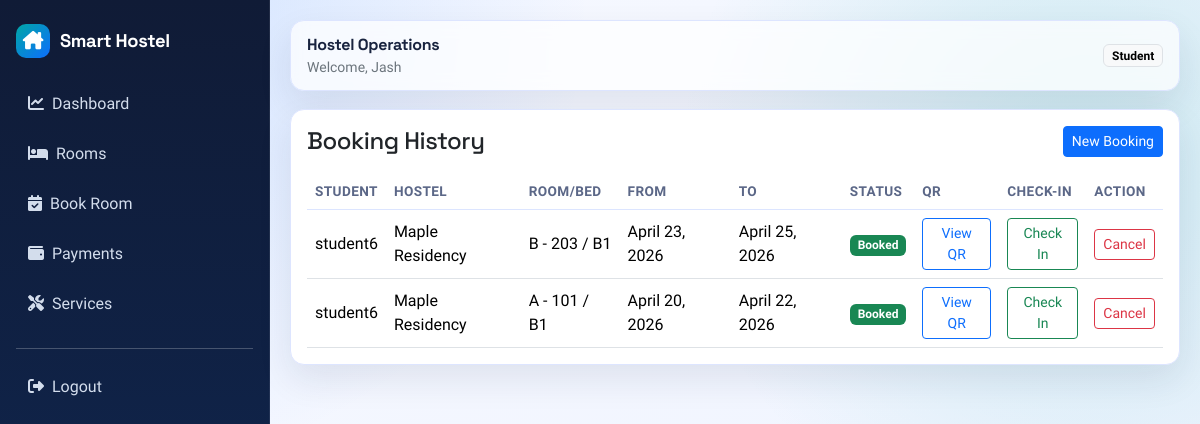
/bookings/history (signed in), run on an earlier commit of the app's database.
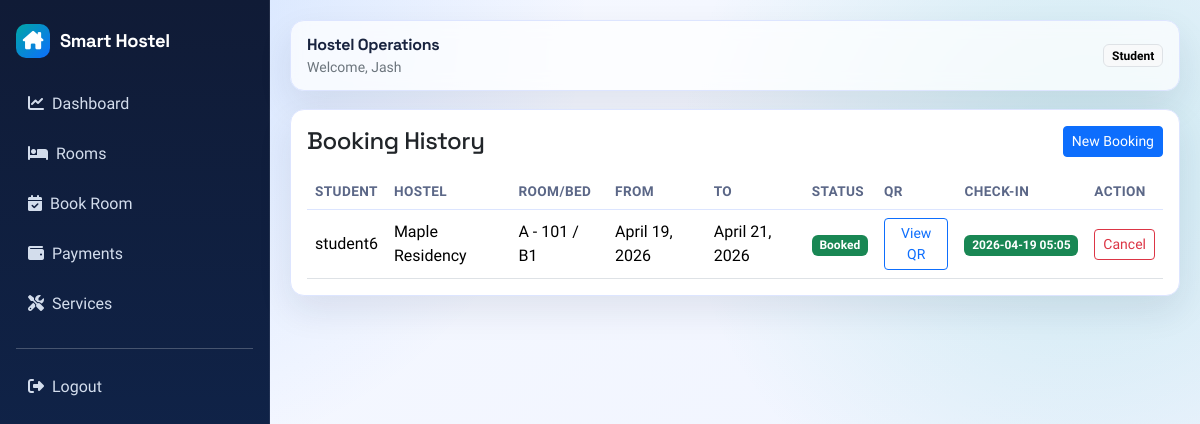
And on a later commit of the database.
### bookings/models.py (models this page shows, shortened)
class Booking(models.Model):
	STATUS_BOOKED = "booked"
	STATUS_CANCELLED = "cancelled"
	STATUS_COMPLETED = "completed"
	STATUS_CHOICES = [
		(STATUS_BOOKED, "Booked"),
		(STATUS_CANCELLED, "Cancelled"),
		(STATUS_COMPLETED, "Completed"),
	]
	user = models.ForeignKey(settings.AUTH_USER_MODEL, on_delete=models.CASCADE, related_name="bookings")
	room = models.ForeignKey("hostel.Room", on_delete=models.PROTECT, related_name="bookings")
	bed = models.ForeignKey("hostel.Bed", on_delete=models.PROTECT, related_name="bookings")
	start_date = models.DateField()
	end_date = models.DateField()
	status = models.CharField(max_length=20, choices=STATUS_CHOICES, default=STATUS_BOOKED)
	qr_code = models.ImageField(upload_to="bookings/qr_codes/", blank=True, null=True)
	check_in_at = models.DateTimeField(blank=True, null=True)
	created_at = models.DateTimeField(auto_now_add=True)
	class Meta:
		ordering = ["-created_at"]

### accounts/models.py (models this page shows, shortened)
class User(AbstractUser):
	ROLE_ADMIN = "admin"
	ROLE_STUDENT = "student"
	ROLE_CHOICES = [
		(ROLE_ADMIN, "Admin"),
		(ROLE_STUDENT, "Student"),
	]
	role = models.CharField(max_length=20, choices=ROLE_CHOICES, default=ROLE_STUDENT)

### hostel/models.py (models this page shows, shortened)
class Room(models.Model):
	TYPE_SINGLE = "single"
	TYPE_DOUBLE = "double"
	TYPE_TRIPLE = "triple"
	TYPE_DORM = "dorm"
	ROOM_TYPE_CHOICES = [
		(TYPE_SINGLE, "Single"),
		(TYPE_DOUBLE, "Double"),
		(TYPE_TRIPLE, "Triple"),
		(TYPE_DORM, "Dorm"),
	]
	hostel = models.ForeignKey(Hostel, on_delete=models.CASCADE, related_name="rooms")
	room_number = models.CharField(max_length=30)
	room_type = models.CharField(max_length=20, choices=ROOM_TYPE_CHOICES)
	capacity = models.PositiveIntegerField()
	available_beds = models.IntegerField(default=0)
	class Meta:
		ordering = ["room_number"]
		unique_together = ("hostel", "room_number")

class Hostel(models.Model):
	name = models.CharField(max_length=120)
	location = models.CharField(max_length=255)
	created_at = models.DateTimeField(auto_now_add=True)
	class Meta:
		ordering = ["name"]

class Bed(models.Model):
	room = models.ForeignKey(Room, on_delete=models.CASCADE, related_name="beds")
	bed_number = models.CharField(max_length=30)
	is_available = models.BooleanField(default=True)
	class Meta:
		ordering = ["bed_number"]
		unique_together = ("room", "bed_number")

### bookings/views.py (the view)
# urls.py: path("bookings/history", booking_history_view, name="history"),
@login_required
def booking_history_view(request):
	bookings = Booking.objects.select_related("user", "room", "bed", "room__hostel")
	if request.user.role != User.ROLE_ADMIN and not request.user.is_staff:
		bookings = bookings.filter(user=request.user)
	return render(request, "bookings/history.html", {"bookings": bookings})

### templates/bookings/history.html (shortened to what this page needs)
{% extends "base.html" %}
{% block content %}
<div class="card card-soft">
    <div class="card-body">
        <div class="d-flex justify-content-between align-items-center mb-3">
            <h4 class="mb-0">Booking History</h4>
            <a href="{% url 'bookings:book_room' %}" class="btn btn-sm btn-primary">New Booking</a>
        </div>
        <div class="table-responsive">
            <table class="table align-middle mb-0">
                <thead>
                <tr>
                    <th>Student</th>
                    <th>Hostel</th>
                    <th>Room/Bed</th>
                    <th>From</th>
                    <th>To</th>
                    <th>Status</th>
                    <th>QR</th>
                    <th>Check-in</th>
                    <th>Action</th>
                </tr>
                </thead>
                <tbody>
                {% for booking in bookings %}
                <tr>
                    <td>{{ booking.user.username }}</td>
                    <td>{{ booking.room.hostel.name }}</td>
                    <td>{{ booking.room.room_number }} / {{ booking.bed.bed_number }}</td>
                    <td>{{ booking.start_date }}</td>
                    <td>{{ booking.end_date }}</td>
                    <td>
                        {% if booking.status == "booked" %}
                        <span class="badge text-bg-success">Booked</span>
                        {% elif booking.status == "cancelled" %}
                        <span class="badge text-bg-secondary">Cancelled</span>
                        {% else %}
                        <span class="badge text-bg-primary">Completed</span>
                        {% endif %}
                    </td>
                    <td>
                        <a href="{% url 'bookings:qr' booking.id %}" class="btn btn-sm btn-outline-primary">View QR</a>
                    </td>
                    <td>
                        {% if booking.check_in_at %}
                        <span class="badge text-bg-success">{{ booking.check_in_at|date:"Y-m-d H:i" }}</span>
                        {% else %}
                        <a href="{% url 'bookings:check_in' booking.id %}" class="btn btn-sm btn-outline-success">Check In</a>
                        {% endif %}
                    </td>
                    <td>
                        {% if booking.status == "booked" %}
                        <a href="{% url 'bookings:cancel' booking.id %}" class="btn btn-sm btn-outline-danger">Cancel</a>
                        {% else %}
                        <span class="text-secondary small">-</span>
                        {% endif %}
                    </td>
                </tr>
                {% empty %}
                <tr><td colspan="9" class="text-center text-secondary py-4">No bookings found.</td></tr>
                {% endfor %}
                </tbody>
            </table>
        </div>
    </div>
</div>
{% endblock %}

What changed in the data, as far as the page shows it:
removed Booking: user.username "student6", room.hostel.name "Maple Residency", room.room_number "B - 203", bed.bed_number "B1", start_date "April 23, 2026", end_date "April 25, 2026", status "Booked", shows "Check In"
removed Booking: user.username "student6", room.hostel.name "Maple Residency", room.room_number "A - 101", bed.bed_number "B1", start_date "April 20, 2026", end_date "April 22, 2026", status "Booked", shows "Check In"
added Booking: user.username "student6", room.hostel.name "Maple Residency", room.room_number "A - 101", bed.bed_number "B1", start_date "April 19, 2026", end_date "April 21, 2026", status "Booked", check_in_at "2026-04-19 05:05"
